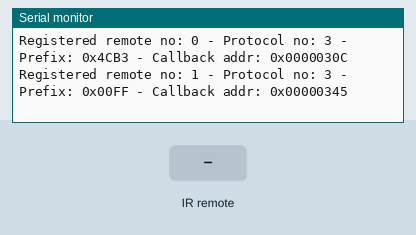
This sketch was run on a simulated Arduino Leonardo, built with avr-gcc and run on an emulated ATmega32U4. Shown: the last lines printed to the serial monitor. The test bench sets the inputs (shaded band). USB keyboard and mouse output is not drawn.

Above: at 3.2 s.
3.3 s: infrared code 0xFF6897 received
At 4.0 s:
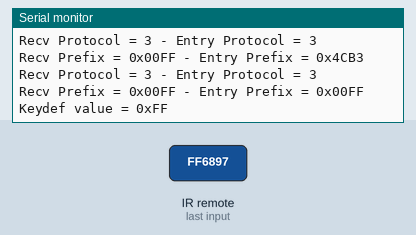
4.8 s: infrared code 0xFF30CF received
At 5.2 s:
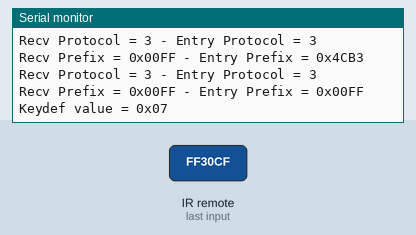
6.3 s: infrared code 0xFF18E7 received
At 7.5 s:
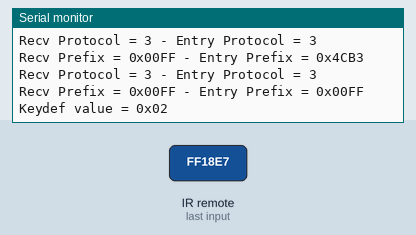
7.8 s: infrared code 0xFF7A85 received
At 8.6 s:
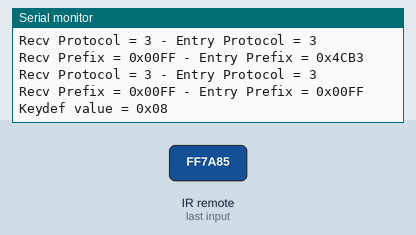
9.3 s: infrared code 0xFF10EF received
At 9.8 s:
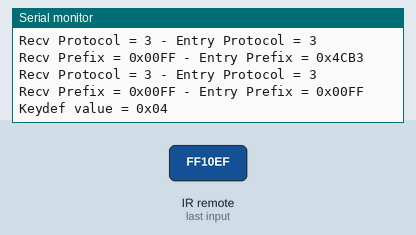
10.8 s: infrared code 0xFF38C7 received
At 12.1 s:
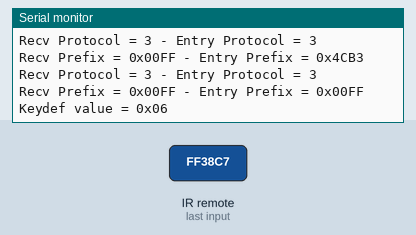
Timing chart, 0 to 13.3 s (numbered marks = the images above; inputs shaded):
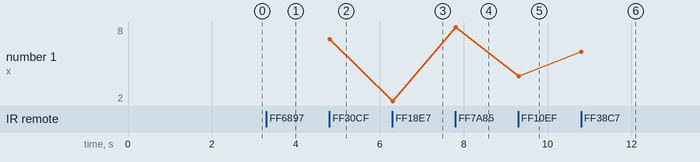

The sketch:

leonardo_ir_to_kbd_v2.ino
```cpp
#include <IRremote.h>
#include <Keyboard.h>

#define SERIAL_DEBUG

#ifdef SERIAL_DEBUG
char print_buf[512];
#endif

//Backbone lib that registers and run remote- keypresses
#include "remote_map.h"

//Remote mapping libs - define which keydef remote presses map to
#include "optoma.h"
#include "carmp3.h"

//Keypress libs - for putting the keypresses wanted from keydef
#include "kodi_keys.h"

#define RECV_PIN 11

IRrecv myRecv(RECV_PIN);
decode_results results;
keydef_t keydef_val;

void setup(){
  //Begin serial, if serial print debugging is enabled:
  #ifdef SERIAL_DEBUG
  Serial.begin(115200);
  delay(2000);
  #endif

  //Setup IR receiver:
  myRecv.enableIRIn();
  //Register Optoma remote:
  register_remote(NEC, OPTOMA_PREFIX, &optoma_callback);
  //Register CarMP3 remote:
  register_remote(NEC, CARMP3_PREFIX, &carmp3_callback);
  //Register Kodi keys:
  register_put_keys_callback(&put_kodi_keys);
  //Begin keyboard stream:
  Keyboard.begin();
}

void loop() {
  //Check if IR receiver has gotten any results:
  if (myRecv.decode(&results)) {

    #ifdef SERIAL_DEBUG
    sprintf(print_buf, "Received remote press!\n\r");
    Serial.print(print_buf);
    #endif

    //Evaluate the remote signal to a keydef value:
    keydef_val = decode_remote(results.decode_type, results.value);
    //Put the keydef val as the corresponding keypress(es):
    put_keys(keydef_val);

    myRecv.resume(); // myRecv resumes recording
  }
}
```

carmp3.h
```cpp
#ifndef CARMP3_H
#define CARMP3_H

#include <IRremote.h>
#include "remote_map.h"
#include "decoded_keydefs.h"

#define CARMP3_PREFIX (0x00FF)

//Define the keys on the remote:
typedef enum   {
               BTN_0          = 0xFF6897,
               BTN_1          = 0xFF30CF,
               BTN_2          = 0xFF18E7,
               BTN_3          = 0xFF7A85,
               BTN_4          = 0xFF10EF,
               BTN_5          = 0xFF38C7,
               BTN_6          = 0xFF5AA5,
               BTN_7          = 0xFF42BD,
               BTN_8          = 0xFF4AB5,
               BTN_9          = 0xFF52AD,
               CH_DOWN        = 0xFFA25D,
               CH             = 0xFF629D,
               CH_UP          = 0xFFE21D,
               BTN_100        = 0xFF9867,
               BTN_200        = 0xFFB04F,
               PREV           = 0xFF22DD,
               NEXT           = 0xFF02FD,
               PLAY_PAUSE     = 0xFFC23D,
               VOL_DOWN       = 0xFFE01F,
               VOL_UP         = 0xFFA857,
               EQ             = 0xFF906F
               }
carmp3_code_t;

//Decoding callback, returns the keydefs specified:
uint8_t carmp3_callback(uint32_t code){
  switch((carmp3_code_t)code){
    case CH_UP:
      return DEF_POWER_ON;
      break;
    case CH_DOWN:
      return DEF_POWER_OFF;
      break;
    case BTN_2:
      return DEF_ARROW_UP;
      break;
    case BTN_8:
      return DEF_ARROW_DOWN;
      break;
    case BTN_4:
      return DEF_ARROW_LEFT;
      break;
    case BTN_6:
      return DEF_ARROW_RIGHT;
      break;
    case BTN_5:
      return DEF_ENTER;
      break;
    case BTN_1:
      return DEF_ESCAPE;
      break;
    case BTN_3:
      return DEF_BACK;
      break;
    case PLAY_PAUSE:
      return DEF_SPACE;
      break;
    case PREV:
      return DEF_PREV;
      break;
    case NEXT:
      return DEF_NEXT;
      break;
    case VOL_DOWN:
      return DEF_VOL_DOWN;
      break;
    case VOL_UP:
      return DEF_VOL_UP;
      break;
    case EQ:
      return DEF_MUTE;
      break;
    //Always default to DEF_INVALID
    default:
      return DEF_INVALID;
      break;
  }
  //Always default to DEF_INVALID
  return DEF_INVALID;
}

#endif /*CARMP3_H*/
```

decoded_keydefs.h
```cpp
#ifndef DECODED_KEYDEFS_H
#define DECODED_KEYDEFS_H

typedef enum {
              DEF_POWER_ON,
              DEF_POWER_OFF,
              DEF_ARROW_UP,
              DEF_ARROW_DOWN,
              DEF_ARROW_LEFT,
              DEF_ARROW_RIGHT,
              DEF_ENTER,
              DEF_ESCAPE,
              DEF_BACK,
              DEF_SPACE,
              DEF_PREV,
              DEF_NEXT,
              DEF_VOL_DOWN,
              DEF_VOL_UP,
              DEF_MUTE,
              DEF_INVALID = 0xFF
              }
keydef_t;

#endif /*DECODED_KEYDEFS_H*/
```

kodi_keys.h
```cpp
#ifndef KODI_KEYS_H
#define KODI_KEYS_H

#include <Keyboard.h>

void put_kodi_keys(keydef_t keydef_val){

  #ifdef SERIAL_DEBUG
  sprintf(print_buf, "Keydef value = 0x%02X\n\r", keydef_val);
  Serial.print(print_buf);
  #endif

  switch (keydef_val){
    case DEF_POWER_ON:
      //Pull the RPi power-on pin HIGH:
      break;
    case DEF_POWER_OFF:
      //Pull the RPi power-on pin LOW:
      break;
    case DEF_ARROW_UP:
      break;
    case DEF_ARROW_DOWN:
      break;
    case DEF_ARROW_LEFT:
      break;
    case DEF_ARROW_RIGHT:
      break;
    case DEF_ENTER:
      break;
    case DEF_ESCAPE:
      break;
    case DEF_BACK:
      break;
    case DEF_SPACE:
      break;
    case DEF_PREV:
      break;
    case DEF_NEXT:
      break;
    case DEF_VOL_DOWN:
      break;
    case DEF_VOL_UP:
      break;
    case DEF_MUTE:
      break;
    case DEF_INVALID:
      break;
    default:
      #ifdef SERIAL_DEBUG
      sprintf(print_buf, "Error in putting keys!\n\r");
      Serial.print(print_buf);
      #endif
      break;
  }
}

#endif /*KODI_KEYS_H*/
```

optoma.h
```cpp
#ifndef OPTOMA_H
#define OPTOMA_H

#include <IRremote.h>
#include "remote_map.h"
#include "decoded_keydefs.h"

#define OPTOMA_PREFIX (0x4CB3)

//Define the keys on the remote:
typedef enum   {
               ON             = 0x4CB340BF,
               OFF            = 0x4CB3748B,
               USER1          = 0x4CB36C93,
               USER2          = 0x4CB3A659,
               USER3          = 0x4CB36699,
               BRIGHTNESS     = 0x4CB3827D,
               CONTRAST       = 0x4CB342BD,
               MODE           = 0x4CB3A05F,
               KEYSTONE       = 0x4CB3E01F,
               ASPECT_RATIO   = 0x4CB326D9,
               ENABLE_3D      = 0x4CB3916E,
               MUTE           = 0x4CB34AB5,
               DB             = 0x4CB322DD,
               SLEEP_TIMER    = 0x4CB3C639,
               UP             = 0x4CB38877,
               LEFT           = 0x4CB308F7,
               RIGHT          = 0x4CB348B7,
               DOWN           = 0x4CB328D7,
               ENTER          = 0x4CB3F00F,
               MENU           = 0x4CB3708F,
               HDMI1          = 0x4CB36897,
               HDMI2          = 0x4CB30CF3,
               VGA1           = 0x4CB3D827,
               VGA2           = 0x4CB37887,
               VIDEO          = 0x4CB338C7,
               YPBPR          = 0x4CB3E817,
               EXTEND         = 0xFFFFFFFF
               }
optoma_code_t;

//Decoding callback, returns the keydefs specified:
uint8_t optoma_callback(uint32_t code){
  switch((optoma_code_t)code){
    case ON:
      return DEF_POWER_ON;
      break;
    case OFF:
      return DEF_POWER_OFF;
      break;
    case UP:
      return DEF_ARROW_UP;
      break;
    case DOWN:
      return DEF_ARROW_DOWN;
      break;
    case LEFT:
      return DEF_ARROW_LEFT;
      break;
    case RIGHT:
      return DEF_ARROW_RIGHT;
      break;
    //Always default to DEF_INVALID
    default:
      return DEF_INVALID;
      break;
  }
  //Always default to DEF_INVALID
  return DEF_INVALID;
}

#endif /*OPTOMA_H*/
```

remote_map.h
```cpp
#ifndef REMOTE_MAP_H
#define REMOTE_MAP_H

#include <IRremote.h>
#include "decoded_keydefs.h"

#define INVALID (0x00000000)
#define NEC_EXTEND (0xFFFFFFFF)

//Struct for the different remote types:
typedef struct {
  decode_type_t protocol;
  uint16_t       prefix;
  uint8_t       (*decode_callback)(uint32_t);
} remote_entry_t;

//Callback to put keys over keyboard interface:
void (*put_keys_callback)(keydef_t);

remote_entry_t remote_entry[16]; //Pre-allocate space for up to 16 remotes.
uint8_t remote_idx = 0; //Initial remote registry idx is 0.
uint32_t prev_code = INVALID;

void register_remote(decode_type_t protocol, uint16_t prefix, uint8_t (*decode_callback)()){
  remote_entry[remote_idx].protocol = protocol;
  remote_entry[remote_idx].prefix = prefix;
  remote_entry[remote_idx].decode_callback = decode_callback;

  #ifdef SERIAL_DEBUG
  sprintf(print_buf, "Registered remote no: %d - Protocol no: %d - Prefix: 0x%04X - Callback addr: 0x%08X\n\r", remote_idx,  remote_entry[remote_idx].protocol, remote_entry[remote_idx].prefix, remote_entry[remote_idx].decode_callback);
  Serial.print(print_buf);
  #endif

  remote_idx++;
}

uint8_t decode_remote(decode_type_t protocol, uint32_t code){

  #ifdef SERIAL_DEBUG
  sprintf(print_buf, "Protocol = %d\n\r", protocol);
  Serial.print(print_buf);
  #endif

  if (protocol == NEC && code == NEC_EXTEND){
    #ifdef SERIAL_DEBUG
    sprintf(print_buf, "Received extend code!\n\r");
    Serial.print(print_buf);
    #endif

    code = prev_code;
  }

  #ifdef SERIAL_DEBUG
  uint16_t prefix = (code >> 16);
  uint16_t value = code;
  sprintf(print_buf, "Code =  0x%04X%04X\n\r", prefix, value);
  Serial.print(print_buf);
  #endif

  for (int i = 0; i < remote_idx; i++){

    #ifdef SERIAL_DEBUG
    //Prints have to be split up, since sprintf doesn't seem to handle bitshifts well.
    sprintf(print_buf, "Recv Protocol = %d - Entry Protocol = %d\n\r", protocol, remote_entry[i].protocol);
    Serial.print(print_buf);
    sprintf(print_buf, "Recv Prefix = 0x%04X - Entry Prefix = 0x%04X\n\r", prefix, remote_entry[i].prefix);
    Serial.print(print_buf);
    #endif

    //Check if the remote entry protocol and prefix matches input:
    if ((remote_entry[i].protocol == protocol) && (remote_entry[i].prefix == prefix)){
      prev_code = code;
      return (*remote_entry[i].decode_callback)(code); //Call the remote_entry callback.
    }
  }
  #ifdef SERIAL_DEBUG
  sprintf(print_buf, "Invalid remote code!\n\r");
  Serial.print(print_buf);
  #endif
  prev_code = INVALID;
  return DEF_INVALID;
}

void register_put_keys_callback(void (*callback)(keydef_t)){
  put_keys_callback = callback;
}

void put_keys(keydef_t keydef_val){
  put_keys_callback(keydef_val);
}

#endif /*REMOTE_MAP_H*/
```

Measured:
- after the input at 3.3 s, the serial monitor: prints a new line at once (image 1)
- after the input at 4.8 s, the serial monitor: prints a new line at once (image 2)
- after the input at 6.3 s, the serial monitor: prints a new line at once (image 3)
- after the input at 7.8 s, the serial monitor: prints a new line at once (image 4)
- after the input at 9.3 s, the serial monitor: prints a new line at once (image 5)
- after the input at 10.8 s, the serial monitor: prints a new line at once (image 6)
- plotted number 1: 7 → 2 after the input at 6.3 s, 2 → 8 after the input at 7.8 s, 4 → 6 after the input at 10.8 s
